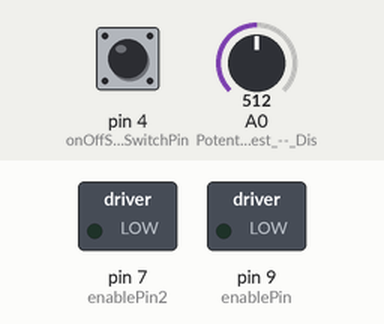
This sketch was run on a simulated Arduino Uno, built with avr-gcc and run on an emulated ATmega328P. Parts: switched loads named in the sketch (green lamp = pin HIGH). The inputs (shaded band) are chosen by the test bench; at power-on: pin 4 (onOffSwitchStateSwitchPin) LOW, A0 (Potentiometre_Test_--_Dis) = 512.

Above: at 1.2 s.
1.3 s: pin 4 (onOffSwitchStateSwitchPin) pulled HIGH for 0.15 s
At 2.1 s:
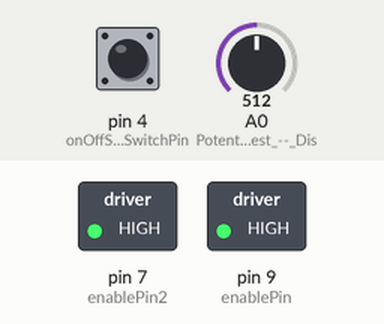
2.9 s: pin 4 (onOffSwitchStateSwitchPin) pulled HIGH for 1 s
At 3.4 s:
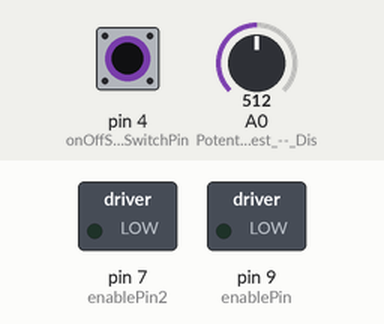
5.4 s: pin 4 (onOffSwitchStateSwitchPin) pulled HIGH for 3.2 s
At 6.5 s:
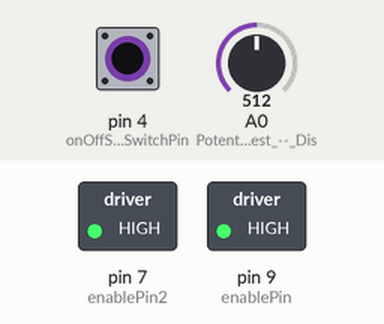
Timing chart, 0 to 8.4 s (numbered marks = the images above; inputs shaded):
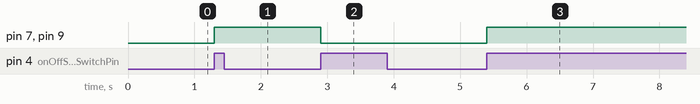

Measured:
- after the input at 1.3 s, pin 7 (enablePin2), pin 9 (enablePin): LOW → HIGH at once
- after the input at 2.9 s, pin 7 (enablePin2), pin 9 (enablePin): HIGH → LOW at once
- after the input at 5.4 s, pin 7 (enablePin2), pin 9 (enablePin): LOW → HIGH at once

The sketch:

H_Bridge_2_Separtae_Motors.ino
```cpp
//PINOUT
const int controlPin1 = 2;  //Pin 7 on H-bridge
const int controlPin2 = 3; //Pin 2 on H-bridge
const int controlPin3 = 5;  //Pin 14 on H-bridge
const int controlPin4 = 6; //Pin 9 on H-bridge

const int enablePin = 9;  //Pin 1 on H-bridge
const int enablePin2 =7;  // Pin 8 on H-Bridge

const int onOffSwitchStateSwitchPin = 4; //Switch with pulldown

//VARIABLES
int onOffSwitchState = 0;
int previousOnOffSwitchState = 0;
int motorEnabled = 0;


void setup()
{
  pinMode(enablePin, OUTPUT);
  pinMode(enablePin2, OUTPUT);
  pinMode(A0, INPUT);  // Potentiometre Test -- Distance Reading
  pinMode(4, INPUT);
  digitalWrite(enablePin, LOW);
  digitalWrite(enablePin2, LOW);
}

void loop()
{
  onOffSwitchState = digitalRead(onOffSwitchStateSwitchPin);
  delay(1);
  if(onOffSwitchState != previousOnOffSwitchState){
      if(onOffSwitchState == HIGH){
        motorEnabled = !motorEnabled;
        }
      }

  if(analogRead(A0) > 511){
      digitalWrite(controlPin1, HIGH);
      digitalWrite(controlPin2, LOW);

      digitalWrite(controlPin3, HIGH);
      digitalWrite(controlPin4, LOW);
  }

  if(analogRead(A0) < 511){
      digitalWrite(controlPin1, LOW);
      digitalWrite(controlPin2, HIGH);

      digitalWrite(controlPin3, LOW);
      digitalWrite(controlPin4, HIGH);
  }

  if (motorEnabled == 1){
      digitalWrite(enablePin, HIGH);
      digitalWrite(enablePin2, HIGH);
  }
   else{
    digitalWrite(enablePin, LOW);
      digitalWrite(enablePin2, LOW);
      }
// SAVE CURRENT STATE OF SWITCHES BEFORE ENDING LOOP
   previousOnOffSwitchState = onOffSwitchState;
}
```
